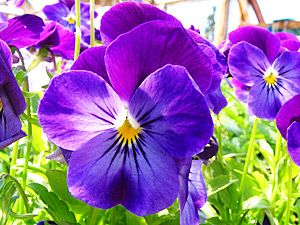
%> input picture TP_2/image.jpg, 300 x 225 px
$ octave Q4.m   (GNU Octave 9; MATLAB toolbox functions it lacks are replaced by stand-ins)
%> lines starting %> are read from the running program, lines starting %| are printed output that depends on the picture
% filtre passe haut lets only countours (high frequency points) passe

% Lire une image en couleur
image_originale = imread('image.jpg');
%> image_originale is the input picture: size 225x300x3 uint8; mean R, G, B 148.6, 108.4, 162.4
% Appliquer un filtre passe-haut sans moyenne
h_passhaut = fspecial('laplacian', 0); % Filtre Laplacien pour le passe-haut
image_filtree_passhaut = imfilter(image_originale, h_passhaut);
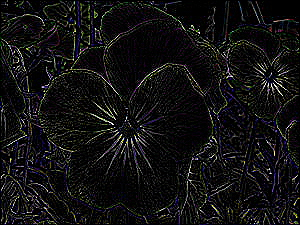
%> image_filtree_passhaut: size 225x300x3 uint8; mean R, G, B 17.6, 17.3, 17

% Appliquer un filtre passe-haut avec moyenne
h_passhaut_moyenne = fspecial('average', [3 3]); % Filtre de moyenne pour lisser l'image avant d'appliquer le passe-haut
image_lissee = imfilter(image_originale, h_passhaut_moyenne);
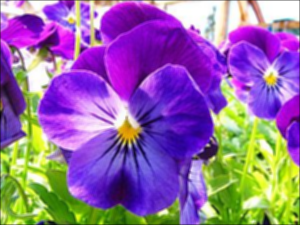
%> image_lissee: size 225x300x3 uint8; mean R, G, B 147.8, 107.6, 161.7
image_filtree_passhaut_moyenne = image_originale - image_lissee;
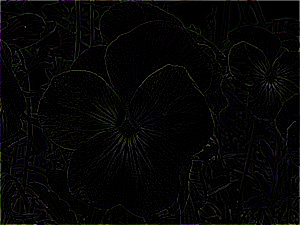
%> image_filtree_passhaut_moyenne: size 225x300x3 uint8; mean R, G, B 5.6, 5.5, 5.4

% Afficher les résultats dans des figures séparées
figure;
imshow(image_originale, []);
title('Image Originale');

figure;
imshow(image_filtree_passhaut, []);
title('Filtre Passe-Haut Sans Moyenne');

figure;
imshow(image_filtree_passhaut_moyenne, []);
title('Filtre Passe-Haut Avec Moyenne');

$ run again, with TP_2/cameraman.jpg copied over TP_2/image.jpg
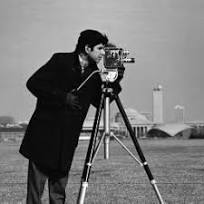
%> input picture TP_2/cameraman.jpg, 204 x 204 px
%> image_originale is the input picture: size 204x204x3 uint8; min 0, max 255, mean 119.1
%> `image_filtree_passhaut = imfilter(image_originale, h_passhaut);`:
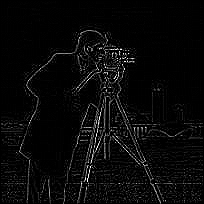
%> image_filtree_passhaut: size 204x204x3 uint8; min 0, max 255, mean 9.3
%> `image_filtree_passhaut_moyenne = image_originale - image_lissee;`:
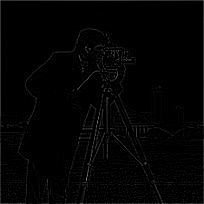
%> image_filtree_passhaut_moyenne: size 204x204x3 uint8; min 0, max 137, mean 3.6
